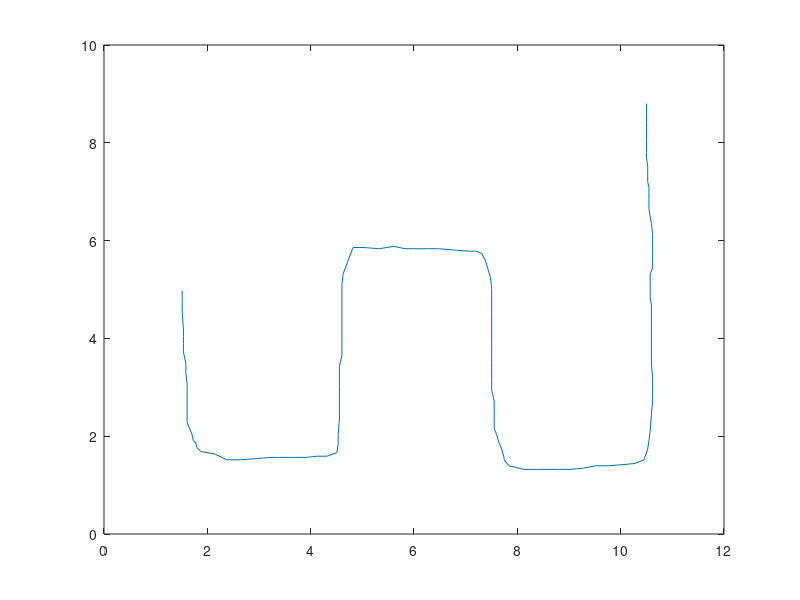
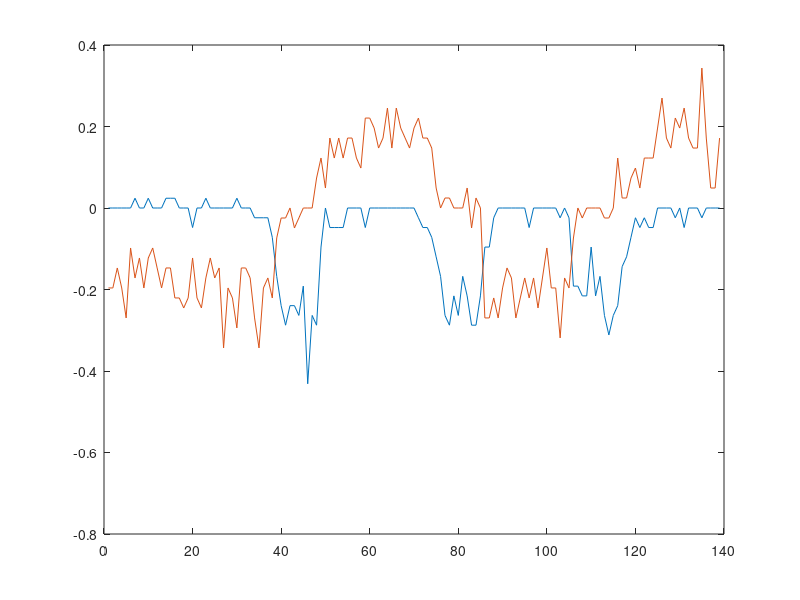

Recreate these plots in MATLAB, in order. (Note: this script raises an error after producing the figures.)
clc;clear
close all
%% Generate velocity measurements
load('Xk.mat')
x_v = diff(Xk')';
sigma_r = 0.05;
R = sigma_r^2*eye(2);
y_v = x_v + sigma_r*randn(size(x_v));

figure
plot(Xk(1,:),Xk(2,:))
figure
plot(x_v')

%% Particle filter
T = 1;
A = kron([1 T;0 1],eye(2));
sigma_q = 0.1;
Q = sigma_q^2*kron([T^3/3 T^2/2;T^2/2 T],eye(2));
H = [0 0 1 0;0 0 0 1];

N = 10000;
K = size(x_v,2);
x = zeros(4,K);
P = zeros(4,4,K);
x(:,1) = [Xk(:,1);0;0];
P(:,:,1) = eye(4);
samples = zeros(N,4,K);
samples(:,:,1) = mvnrnd(x(:,1),P(:,:,1),N,1);
w = 1/N*ones(N,1);

for i = 2:K+1
    samples(:,:,i) = mvnrnd(samples(:,:,i-1)*A',Q);
    temp = samples(:,:,i);
    idx = isOnRoad(temp(:,1),temp(:,2));
    samplesOnRoad = temp(idx==1,:);
    w = w(idx==1);
    pyx = mvnpdf(samplesOnRoad*H',y_v(:,i-1)',R);
    w_tilde = w.*pyx;
    w = w_tilde/(sum(w_tilde));
    % Resample
    [samples(:,:,i),w] = resample2(samplesOnRoad,w,N);
    x(:,i) = sum(w.*samples(:,:,i));
end

figure
plot(x(1,:),x(2,:))

figure
clf
hold on
axis([0.8 11.2 0.8 9.2])
plot([1+1i 1+9*1i 5+9*1i])
plot([7+9*1i 11+9*1i 11+1i 7+1i]);plot([5+1i 1+1i])
plot([2+5.2*1i 2+8.3*1i 4+8.3*1i 4+5.2*1i 2+5.2*1i])%House 1
plot([2+3.7*1i 2+4.4*1i 4+4.4*1i 4+3.7*1i 2+3.7*1i])%House 2
plot([2+2*1i 2+3.2*1i 4+3.2*1i 4+2*1i 2+2*1i])%House 3
plot([5+1i 5+2.2*1i 7+2.2*1i 7+1i])%House 4
plot([5+2.8*1i 5+5.5*1i 7+5.5*1i 7+2.8*1i 5+2.8*1i])%House 5
plot([5+6.2*1i 5+9*1i]);plot([7+9*1i 7+6.2*1i 5+6.2*1i])%House 6
plot([8+4.6*1i 8+8.4*1i 10+8.4*1i 10+4.6*1i 8+4.6*1i])%House 7
plot([8+2.4*1i 8+4*1i 10+4*1i 10+2.4*1i 8+2.4*1i])%House 8
plot([8+1.7*1i 8+1.8*1i 10+1.8*1i 10+1.7*1i 8+1.7*1i])%House 9
for i = 2:K
    h = plot(samples(:,1,i),samples(:,2,i),'r.');
    pause
    delete(h)
    drawnow;
end







